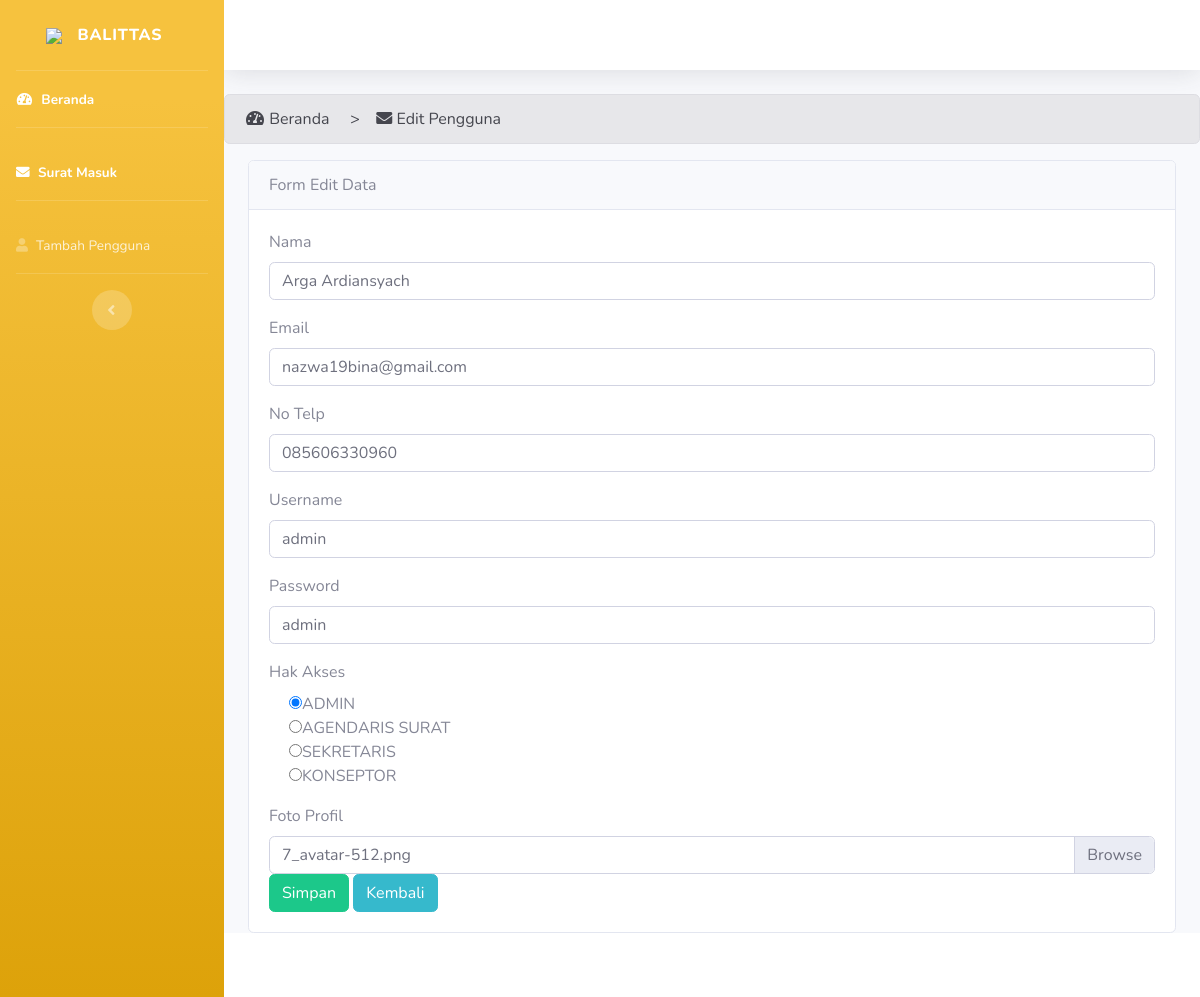
/sekretaris/user/edituser/24, run on the app's committed database.
### tables this page shows
CREATE TABLE `user` (
  `id_user` int(11) NOT NULL,
  `nama` varchar(100) NOT NULL,
  `email` varchar(100) NOT NULL,
  `no_telp` varchar(15) NOT NULL,
  `username` varchar(20) NOT NULL,
  `password` varchar(20) NOT NULL,
  `foto` varchar(128) NOT NULL,
  `jabatan` enum('Admin','Agendaris Surat','Sekretaris','Konseptor') NOT NULL
);

### application/controllers/sekretaris/user.php (called while the page is built, shortened)
<?php
    class user extends CI_Controller {
        public function __construct()
        {
            $this->load->helper('url');
            $this->load->model('admin/user/user_model');
        }
        public function edituser($id_user)
        {
        $data['user'] = $this->user_model->getUser($this->session->userdata('id_user'));
        $data ['users'] = $this->user_model->getUser($id_user);
        $this->form_validation->set_rules('nama', 'nama', 'required|trim');
        if ($this->form_validation->run() == false) {
            $this->load->view('templatesekretaris/header_sekretaris',$data);
            $this->load->view('templatesekretaris/sidebar_sekretaris',$data);
            $this->load->view('templatesekretaris/topbar_sekretaris',$data);
            $this->load->view('sekretaris/user/edituser' ,$data);
            $this->load->view('templatesekretaris/footer_sekretaris',$data);
        }
    }
    }
?>

### index.php (called while the page is built, shortened)
<?php
require_once BASEPATH.'core/CodeIgniter.php';

### application/models/admin/user/user_model.php (called while the page is built, shortened)
<?php
class user_model extends CI_Model {
    public function getUser($id_user){
        $this->db->select('user.*');
        $this->db->where('id_user', $id_user);
        return $this->db->get('user')->result();
	}
}

### application/views/sekretaris/user/edituser.php (the view, shortened to what this page needs)
<div class="alert alert-secondary" role="alert">
    <i class="fas fa-fw fa-tachometer-alt"></i> Beranda &nbsp; &nbsp; > &nbsp; &nbsp;<i class="fas fa-envelope"></i>
    Edit Pengguna
</div>
<div class="content">
    <div class="container-fluid">
        <div class="row">
            <div class="col">
                <div class="card">
                    <div class="card-header">
                        Form Edit Data
                    </div>
                    <div class="card-body">
                        <?php foreach($users as $user):?>
                        <form action="" method="post" enctype="multipart/form-data">
                            <div class="form-group">
                                <label for="merk">Nama</label>
                                <input type="text" class="form-control" id="nama" name="nama" value="<?=$user->nama;?>">
                            </div>
                            <div class="form-group">
                                <label for="merk">Email</label>
                                <input type="text" class="form-control" id="email" name="email"
                                    value="<?=$user->email;?>">
                            </div>
                            <div class="form-group">
                                <label for="merk">No Telp</label>
                                <input type="text" class="form-control" id="no_telp" name="no_telp"
                                    value="<?=$user->no_telp;?>">
                            </div>
                            <div class="form-group">
                                <label for="merk">Username</label>
                                <input type="text" class="form-control" id="username" name="username"
                                    value="<?=$user->username;?>">
                            </div>
                            <div class="form-group">
                                <label for="merk">Password</label>
                                <input type="text" class="form-control" id="password" name="password"
                                    value="<?=$user->password;?>">
                            </div>
                            <div class="form-group">
                                <label for="nim">Hak Akses</label>
                                <?php if($user->jabatan == "Admin"): ?>
                                <div class="form-check">
                                    <input type="radio" name="jabatan" value="Admin" checked>ADMIN
                                </div>
                                <div class="form-check">
                                    <input type="radio" name="jabatan" value="Agendaris Surat">AGENDARIS SURAT
                                </div>
                                <div class="form-check">
                                    <input type="radio" name="jabatan" value="Sekretaris">SEKRETARIS
                                </div>
                                <div class="form-check">
                                    <input type="radio" name="jabatan" value="Konseptor">KONSEPTOR
                                </div>
                                <?php endif ?>
                            </div>
                            <label for="file_surat">Foto Profil</label>
                            <br>
                            <div class="custom-file">
                                <label class="custom-file-label" for="customFile"><?= $user->foto ?></label>
                            </div>
                            <button type="submit" name="submit" class="btn btn-success ">Simpan</button>
                            <a href="<?=base_url("sekretaris/user");?>" class="btn btn-info">Kembali</a>
                        </form>
                        <?php endforeach ?>
                    </div>
                </div>
            </div>
        </div>
    </div>
</div>
</div>

### data on the page
user: nama "Arga Ardiansyach", email "nazwa19bina@gmail.com", no_telp "085606330960", username "admin", password "admin", foto "7_avatar-512.png"
